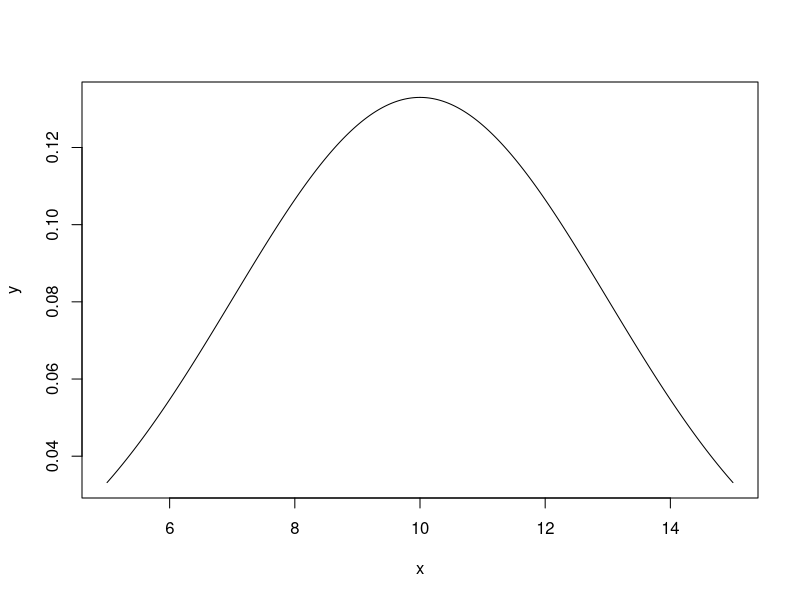
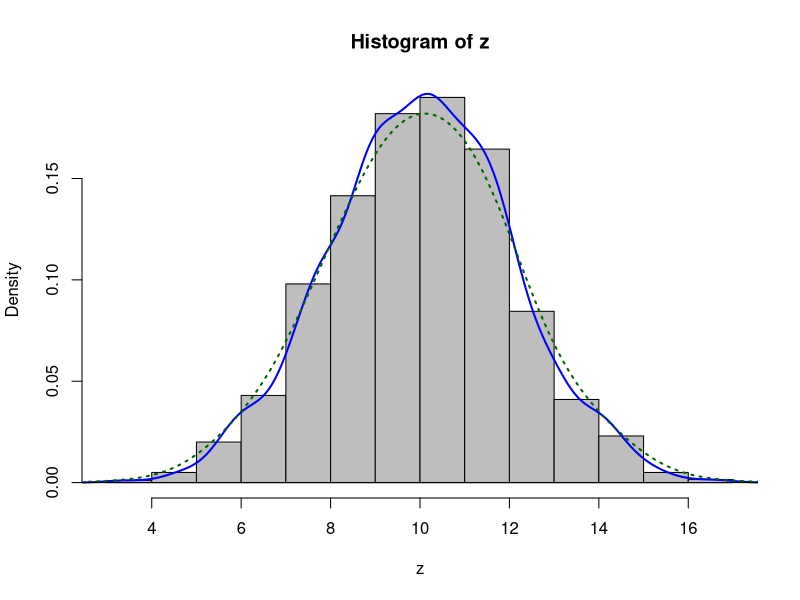

These figures' R source, in order:
#Fake data
z <- rnorm(n=2000,m=10,sd=2)
#Your code
# factorx <- factor(cut(x, breaks=seq(1.0, 3, by=0.1))) # seq(1.0, 3, by=0.1)
#Tabulate and turn into data.frame
# xout <- as.data.frame(table(factorx))
#Add cumFreq and proportions
# xout <- transform(xout, cumFreq = cumsum(Freq), relative = prop.table(Freq))
# xd <- table(factorx)

x   <- seq(5,15,length=1000)
y   <- dnorm(x,mean=10, sd=3)
plot(x,y, type="l", lwd=1)


hist(z, prob=TRUE, col="grey")# prob=TRUE for probabilities not counts
lines(density(z), col="blue", lwd=2) # add a density estimate with defaults
lines(density(z, adjust=2), lty="dotted", col="darkgreen", lwd=2)
lines(dnorm(x, mean=mean(y), sd=sd(y)))


# lines(dnorm(x, mean=mean(y), sd=sd(y)))

# plot(xd, prob=TRUE, col="grey")

#-----
# factorx Freq cumFreq   relative
# 1 (9.99,11.4]   11      11 0.25000000
# 2 (11.4,12.9]    3      14 0.06818182
# 3 (12.9,14.3]   11      25 0.25000000
# 4 (14.3,15.7]    2      27 0.04545455
# 5 (15.7,17.1]    6      33 0.13636364
# 6 (17.1,18.6]    3      36 0.06818182
# 7   (18.6,20]    8      44 0.18181818
